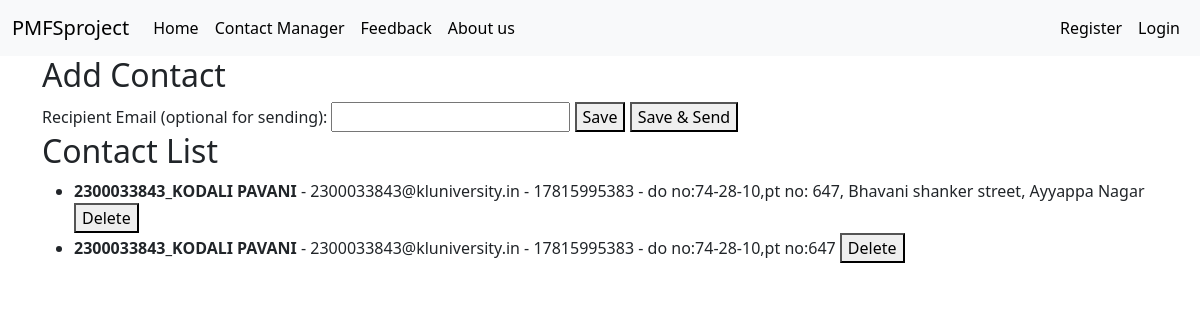
/contacts/, run on the app's committed database.
### adminapp/models.py (models this page shows, shortened)
class Contact(models.Model):
    name = models.CharField(max_length=100)
    email = models.EmailField()
    phone_number = models.CharField(max_length=15)
    address = models.TextField()

### adminapp/views.py (the view)
# urls.py: path('contacts/', views.contact_list, name='contact_list'),
def contact_list(request):
    contacts = Contact.objects.all()
    return render(request, 'adminapp/add_contact.html', {'contacts': contacts})

### templates/adminapp/add_contact.html (shortened to what this page needs)
<!DOCTYPE html>
{% extends 'Navbar/ProjectNavbar.html' %}
{% load static %}
{% block body %}
    <div class="container">
        <div class="left-side">
            <h2>Add Contact</h2>
            <form method="post">
                <label for="recipient_email">Recipient Email (optional for sending):</label>
                <input type="email" name="recipient_email">
                <button type="submit" name="save">Save</button>
                <button type="submit" name="send_email">Save & Send</button>
            </form>
        </div>
        <div class="right-side">
            <h2>Contact List</h2>
            <div class="contact-list">
                <ul>
                    {% for contact in contacts %}
                        <li>
                            <strong>{{ contact.name }}</strong> - {{ contact.email }} - {{ contact.phone_number }} - {{ contact.address }}
                            <form action="{% url 'delete_contact' contact.pk %}" method="post" style="display:inline;">
                                <button type="submit">Delete</button>
                            </form>
                        </li>
                    {% endfor %}
                </ul>
            </div>
        </div>
    </div>
{% endblock %}

### data on the page
Contact: name "2300033843_KODALI PAVANI", email "2300033843@kluniversity.in", phone_number "17815995383", address "do no:74-28-10,pt no: 647, Bhavani shanker street, Ayyappa Nagar"
Contact: name "2300033843_KODALI PAVANI", email "2300033843@kluniversity.in", phone_number "17815995383", address "do no:74-28-10,pt no:647"
